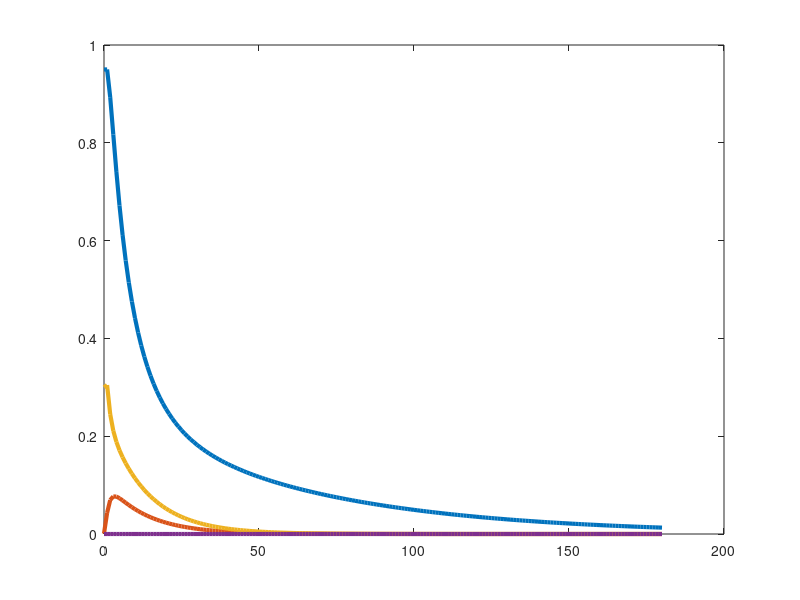

MATLAB code for this plot: (Note: this script raises an error after producing the figure.)

clear; clc; close all;

% Parameters
T = 180;                   % Total simulation time (in minutes)
k0 = 0.0165;              % Insulin-independent fractional removal rate
a1 = 0.394;                   % a1 - a6 parameters
a2 = 0.142;                 
a3 = 0.251;
a4 = 0.394;
a5 = (3.15*10^-8)*(7*10^-6);
a6 = 2.8*10^3*(7*10^-6);

% Equilibrium point (upright)
x_bar1 = 0.95;
x_bar3 = 0.3;
x_bar2 = (a2*x_bar3)/a1;
x_bar4 = (a5*x_bar3)/a6;
x_bar = [x_bar1;
         x_bar2;
         x_bar3;
         x_bar4]; 
u_bar = [x_bar1*(k0+x_bar2);
         (a3 + a2*a3*a4 + a5)*(x_bar3)];
y_bar = x_bar1;  

% Initial states (t=0)
x = zeros(4, T+1);
x(:,1) = [0.95, ((0.0165 + (a2/a1)*(x(3)))/0.95)-0.0165, 0.3, 0];
u = zeros(2, T);
u(:,1) = [x(1,1)*(k0+x(2,1)), (a3 + a2*a3*a4 + a5)*(x(3,1))];
y = zeros(1, T+1);
y(:,1) = x(1);

% Simulation loop
for t = 1:T 
    x(1,t+1) = x(1,t) - (k0+x(2,t))*x(1,t) + u(1,t);           % Glucose Concentration
    x(2,t+1) = x(2,t) - a1*x(2,t) + a2*x(3,t);                  % k(t)
    x(3,t+1) = x(3,t) - a3*x(3,t) + a4*x(2,t) + a6*x(4,t) + u(2,t); % i(t)
    x(4,t+1) = x(4,t) - a6*x(4,t) + a5*x(3,t);                   % i3(t)
end

% Plotting
figure;

plot(0:T, x(1,:), '-', 'LineWidth', 3, 'DisplayName', '$x_1(t)$');
hold on;
plot(0:T, x(2,:), '-', 'LineWidth', 3, 'DisplayName', '$x_2(t)$');
plot(0:T, x(3,:), '-', 'LineWidth', 3, 'DisplayName', '$x_3(t)$');
plot(0:T, x(4,:), '-', 'LineWidth', 3, 'DisplayName', '$x_4(t)$');
yline(x_bar(1), '--', 'LineWidth', 2, 'HandleVisibility', 'off');
yline(x_bar(2), '--', 'LineWidth', 2, 'HandleVisibility', 'off');
yline(x_bar(3), '--', 'LineWidth', 2, 'HandleVisibility', 'off');
yline(x_bar(4), '--', 'LineWidth', 2, 'HandleVisibility', 'off');
xlabel('Time Step $t$', 'FontSize', 28, 'Interpreter', 'latex');
ylabel('State Components $x_i(t)$', 'FontSize', 28, 'Interpreter', 'latex');
title('Nonlinear System Simulation', 'FontSize', 32, 'Interpreter', 'latex');
legend('FontSize', 24, 'Interpreter', 'latex', 'Location', 'best');
grid on;
set(gca, 'FontSize', 24);
